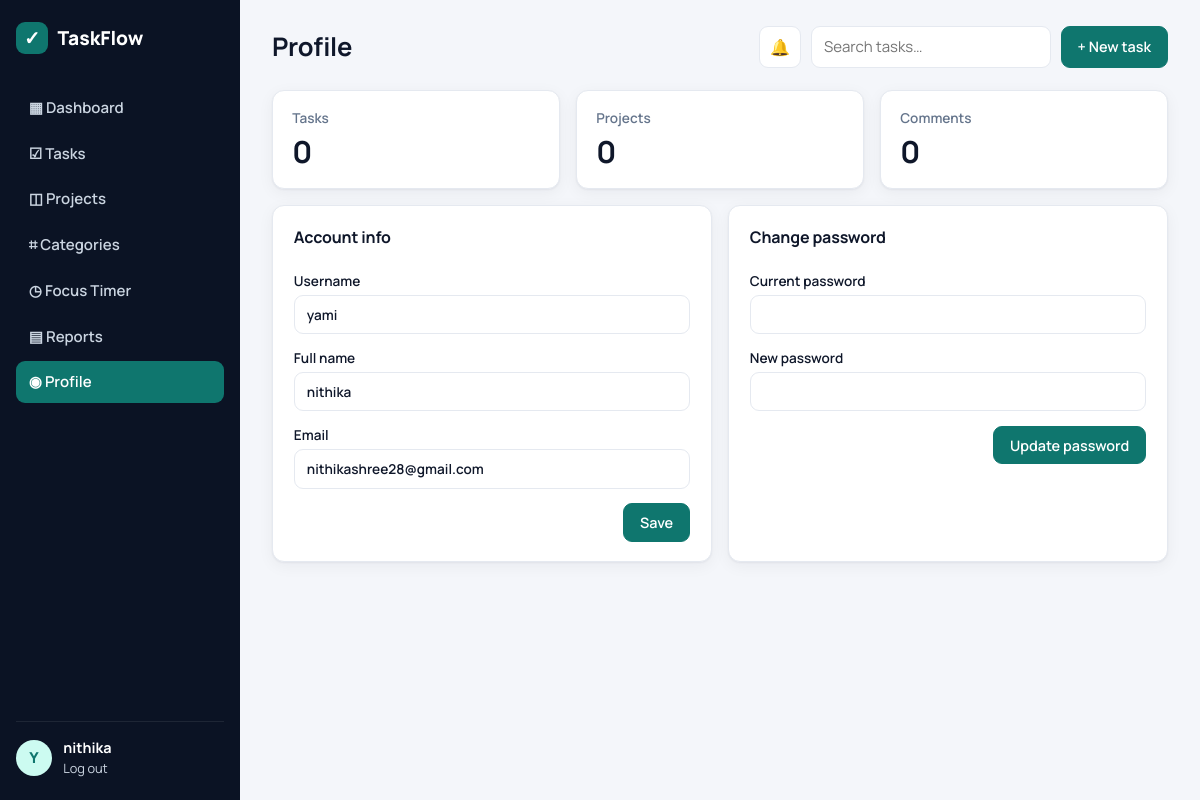
The app's page /profile/ (signed in) with its own data.
### tables this page shows
CREATE TABLE users (
  id INTEGER PRIMARY KEY AUTOINCREMENT,
  username TEXT UNIQUE NOT NULL,
  email TEXT UNIQUE NOT NULL,
  full_name TEXT DEFAULT '',
  password_hash TEXT NOT NULL,
  created_at TIMESTAMP DEFAULT CURRENT_TIMESTAMP
);

### profile.py (the view, shortened to what this page needs)
@bp.route("/", methods=("GET", "POST"))
@login_required
def index():
    db = get_db()
    counts = db.execute("""SELECT (SELECT COUNT(*) FROM tasks WHERE user_id=:u) tasks,
                           (SELECT COUNT(*) FROM projects WHERE user_id=:u) projects,
                           (SELECT COUNT(*) FROM comments WHERE user_id=:u) comments""", {"u": g.user["id"]}).fetchone()
    return render_template("profile.html", counts=counts)

### auth.py (called while the page is built)
def login_required(view):
    @functools.wraps(view)
    def wrapped(**kwargs):
        if g.user is None:
            flash("Please log in to continue.", "warning")
            return redirect(url_for("auth.login"))
        return view(**kwargs)
    return wrapped

@bp.before_app_request
def load_user():
    uid = session.get("user_id")
    g.user = get_db().execute("SELECT * FROM users WHERE id = ?", (uid,)).fetchone() if uid else None

### db.py (called while the page is built)
def get_db():
    if "db" not in g:
        g.db = sqlite3.connect(current_app.config["DATABASE"])
        g.db.row_factory = sqlite3.Row
        g.db.execute("PRAGMA foreign_keys = ON")
    return g.db

### templates/profile.html
{% extends "base.html" %}{% block title %}Profile{% endblock %}
{% block heading %}Profile{% endblock %}
{% block content %}
<section class="stats">
  <div class="stat"><span>Tasks</span><strong>{{ counts.tasks }}</strong></div>
  <div class="stat"><span>Projects</span><strong>{{ counts.projects }}</strong></div>
  <div class="stat"><span>Comments</span><strong>{{ counts.comments }}</strong></div>
</section>
<div class="grid-2">
  <form method="post" class="card form"><h3>Account info</h3><input type="hidden" name="action" value="info">
    <label>Username<input value="{{ g.user['username'] }}" disabled></label>
    <label>Full name<input name="full_name" value="{{ g.user['full_name'] }}"></label>
    <label>Email<input type="email" name="email" value="{{ g.user['email'] }}" required></label>
    <div class="row-end"><button class="btn btn-primary">Save</button></div>
  </form>
  <form method="post" class="card form"><h3>Change password</h3><input type="hidden" name="action" value="password">
    <label>Current password<input type="password" name="current" required></label>
    <label>New password<input type="password" name="new" minlength="6" required></label>
    <div class="row-end"><button class="btn btn-primary">Update password</button></div>
  </form>
</div>
{% endblock %}

### templates/base.html (shortened to what this page needs)
<!doctype html>
<html lang="en">
<head>
  <link rel="stylesheet" href="{{ url_for('static', filename='css/style.css') }}">
</head>
<body data-sounds="{{ url_for('static', filename='sounds/') }}">
{% if g.user %}
<div class="layout">
  <aside class="sidebar">
    <div class="brand"><span class="logo">✓</span> TaskFlow</div>
    {% set ep = request.endpoint or '' %}
    <nav>
      <a href="{{ url_for('dashboard.index') }}" class="{{ 'active' if ep.startswith('dashboard') }}">▦ Dashboard</a>
      <a href="{{ url_for('tasks.list_tasks') }}" class="{{ 'active' if ep.startswith('tasks') }}">☑ Tasks</a>
      <a href="{{ url_for('projects.list_projects') }}" class="{{ 'active' if ep.startswith('projects') }}">◫ Projects</a>
      <a href="{{ url_for('categories.index') }}" class="{{ 'active' if ep.startswith('categories') }}">⌗ Categories</a>
      <a href="{{ url_for('focus.index') }}" class="{{ 'active' if ep.startswith('focus') }}">◷ Focus Timer</a>
      <a href="{{ url_for('reports.index') }}" class="{{ 'active' if ep.startswith('reports') }}">▤ Reports</a>
      <a href="{{ url_for('profile.index') }}" class="{{ 'active' if ep.startswith('profile') }}">◉ Profile</a>
    </nav>
    <div class="sidebar-foot">
      <div class="avatar">{{ g.user['username'][0]|upper }}</div>
      <div><strong>{{ g.user['full_name'] or g.user['username'] }}</strong><a href="{{ url_for('auth.logout') }}">Log out</a></div>
    </div>
  </aside>
  <main class="content">
    <header class="topbar">
      <h1>{% block heading %}{% endblock %}</h1>
      <div class="topbar-actions">
        <button type="button" class="btn icon-btn" id="soundToggle" title="Sounds">🔊</button>
        <form action="{{ url_for('tasks.list_tasks') }}" class="search"><input name="q" placeholder="Search tasks…"></form>
        <a class="btn btn-primary" href="{{ url_for('tasks.edit') }}">+ New task</a>
      </div>
    </header>
    {% block content %}{% endblock %}
  </main>
</div>
{% else %}
<main class="auth-wrap">
  {% include "_flash.html" %}
  {% block auth %}{% endblock %}
</main>
{% endif %}
</body>
</html>

### static/css/style.css (style rules this page uses)
:root { --bg:#f4f6fa;--surface:#fff;--ink:#0f172a;--muted:#64748b;--line:#e5e9f0; --primary:#0f766e;--primary-ink:#fff;--primary-soft:#ccfbf1; --danger:#dc2626;--warn:#d97706;--ok:#16a34a;--info:#2563eb; --sidebar:#0b1324;--sidebar-ink:#cbd5e1; --radius:12px;--shadow:0 1px 2px rgba(15,23,42,.05),0 4px 16px rgba(15,23,42,.05); }
* { box-sizing:border-box }
body { margin:0;font-family:Manrope,system-ui,sans-serif;background:var(--bg);color:var(--ink);font-size:15px }
a { color:var(--primary);text-decoration:none }
h1,h2,h3 { margin:0 0 .6rem;letter-spacing:-.01em }
h3 { font-size:1rem }
.layout { display:flex;min-height:100vh }
.sidebar { width:240px;background:var(--sidebar);color:var(--sidebar-ink);display:flex;flex-direction:column;padding:1.4rem 1rem;position:sticky;top:0;height:100vh }
.brand { display:flex;align-items:center;gap:.6rem;font-weight:800;font-size:1.2rem;color:#fff;margin-bottom:2rem }
.logo { display:grid;place-items:center;width:32px;height:32px;border-radius:9px;background:var(--primary);color:#fff }
.sidebar nav { display:flex;flex-direction:column;gap:.25rem;flex:1 }
.sidebar nav a { color:var(--sidebar-ink);padding:.65rem .8rem;border-radius:9px;font-weight:600 }
.sidebar nav a.active { background:var(--primary);color:#fff }
.sidebar-foot { display:flex;gap:.7rem;align-items:center;border-top:1px solid rgba(255,255,255,.08);padding-top:1rem }
.sidebar-foot strong { display:block;color:#fff;font-size:.9rem }
.sidebar-foot a { color:var(--sidebar-ink);font-size:.8rem }
.avatar { width:36px;height:36px;border-radius:50%;background:var(--primary-soft);color:var(--primary);display:grid;place-items:center;font-weight:800;flex-shrink:0 }
.content { flex:1;padding:1.6rem 2rem;max-width:1200px;min-width:0 }
.topbar { display:flex;justify-content:space-between;align-items:center;margin-bottom:1.4rem;gap:1rem;flex-wrap:wrap }
.topbar h1 { font-size:1.6rem;margin:0 }
.topbar-actions { display:flex;gap:.6rem }
.search input { width:240px }
.card { background:var(--surface);border:1px solid var(--line);border-radius:var(--radius);padding:1.2rem 1.3rem;box-shadow:var(--shadow);margin-bottom:1rem }
.btn { display:inline-flex;align-items:center;gap:.3rem;padding:.55rem 1rem;border-radius:9px;border:1px solid var(--line);background:var(--surface);color:var(--ink);font:inherit;font-weight:600;cursor:pointer;font-size:.9rem }
.btn-primary { background:var(--primary);border-color:var(--primary);color:var(--primary-ink) }
input,select,textarea { font:inherit;padding:.6rem .75rem;border:1px solid var(--line);border-radius:9px;background:#fff;color:var(--ink);width:100% }
.form { display:flex;flex-direction:column;gap:.9rem }
.form label { display:flex;flex-direction:column;gap:.35rem;font-weight:600;font-size:.85rem }
.row-end { display:flex;justify-content:flex-end;gap:.5rem;align-items:center;flex-wrap:wrap }
.grid-2 { display:grid;grid-template-columns:repeat(auto-fit,minmax(320px,1fr));gap:1rem }
.grid-2 .card { margin-bottom:0 }
.grid-2 { margin-bottom:1rem }
.stats { display:grid;grid-template-columns:repeat(auto-fit,minmax(160px,1fr));gap:1rem;margin-bottom:1rem }
.stat { background:var(--surface);border:1px solid var(--line);border-radius:var(--radius);padding:1rem 1.2rem;box-shadow:var(--shadow) }
.stat span { color:var(--muted);font-size:.85rem;font-weight:600 }
.stat strong { display:block;font-size:1.9rem;margin-top:.2rem }
.icon-btn { padding:.5rem .65rem;font-size:1rem }

### records on screen
users: username "Y", full_name "nithika", user.username "yami", email "nithikashree28@gmail.com"

### other values on screen
{{ counts.tasks }} "0"
{{ counts.projects }} "0"
{{ counts.comments }} "0"
